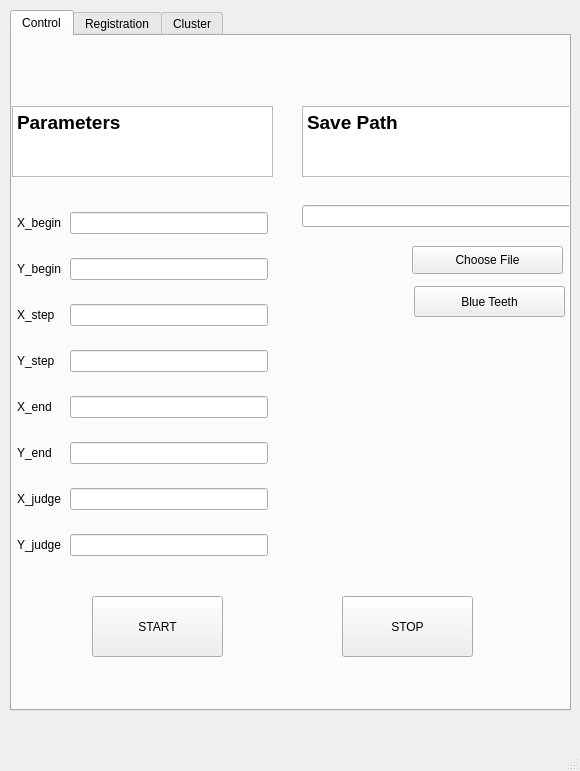
<?xml version="1.0" encoding="UTF-8"?>
<ui version="4.0">
 <class>MainWindow</class>
 <widget class="QMainWindow" name="MainWindow">
  <property name="geometry">
   <rect>
    <x>0</x>
    <y>0</y>
    <width>580</width>
    <height>771</height>
   </rect>
  </property>
  <property name="windowTitle">
   <string>PointCloudManager</string>
  </property>
  <widget class="QWidget" name="centralwidget">
   <widget class="QTabWidget" name="tabWidget">
    <property name="geometry">
     <rect>
      <x>10</x>
      <y>10</y>
      <width>561</width>
      <height>701</height>
     </rect>
    </property>
    <property name="currentIndex">
     <number>0</number>
    </property>
    <widget class="QWidget" name="Control">
     <attribute name="title">
      <string>Control</string>
     </attribute>
     <widget class="QPushButton" name="Stop">
      <property name="geometry">
       <rect>
        <x>330</x>
        <y>560</y>
        <width>131</width>
        <height>61</height>
       </rect>
      </property>
      <property name="text">
       <string>STOP</string>
      </property>
     </widget>
     <widget class="QTextBrowser" name="textBrowser">
      <property name="geometry">
       <rect>
        <x>0</x>
        <y>70</y>
        <width>261</width>
        <height>71</height>
       </rect>
      </property>
      <property name="html">
       <string>&lt;!DOCTYPE HTML PUBLIC &quot;-//W3C//DTD HTML 4.0//EN&quot; &quot;http://www.w3.org/TR/REC-html40/strict.dtd&quot;&gt;
&lt;html&gt;&lt;head&gt;&lt;meta name=&quot;qrichtext&quot; content=&quot;1&quot; /&gt;&lt;style type=&quot;text/css&quot;&gt;
p, li { white-space: pre-wrap; }
&lt;/style&gt;&lt;/head&gt;&lt;body style=&quot; font-family:'SimSun'; font-size:9pt; font-weight:400; font-style:normal;&quot;&gt;
&lt;p style=&quot; margin-top:0px; margin-bottom:0px; margin-left:0px; margin-right:0px; -qt-block-indent:0; text-indent:0px;&quot;&gt;&lt;span style=&quot; font-size:14pt; font-weight:600;&quot;&gt;Parameters &lt;/span&gt;&lt;/p&gt;&lt;/body&gt;&lt;/html&gt;</string>
      </property>
     </widget>
     <widget class="QPushButton" name="Start">
      <property name="geometry">
       <rect>
        <x>80</x>
        <y>560</y>
        <width>131</width>
        <height>61</height>
       </rect>
      </property>
      <property name="text">
       <string>START</string>
      </property>
     </widget>
     <widget class="QWidget" name="formLayoutWidget">
      <property name="geometry">
       <rect>
        <x>0</x>
        <y>160</y>
        <width>261</width>
        <height>381</height>
       </rect>
      </property>
      <layout class="QGridLayout" name="gridLayout_2">
       <property name="sizeConstraint">
        <enum>QLayout::SetNoConstraint</enum>
       </property>
       <property name="leftMargin">
        <number>5</number>
       </property>
       <property name="rightMargin">
        <number>5</number>
       </property>
       <property name="spacing">
        <number>8</number>
       </property>
       <item row="5" column="0">
        <widget class="QLabel" name="label_14">
         <property name="text">
          <string>Y_end</string>
         </property>
        </widget>
       </item>
       <item row="7" column="1">
        <widget class="QLineEdit" name="Yjudge">
         <property name="sizePolicy">
          <sizepolicy hsizetype="Expanding" vsizetype="Fixed">
           <horstretch>0</horstretch>
           <verstretch>0</verstretch>
          </sizepolicy>
         </property>
        </widget>
       </item>
       <item row="1" column="1">
        <widget class="QLineEdit" name="Ybegin"/>
       </item>
       <item row="4" column="1">
        <widget class="QLineEdit" name="Xend"/>
       </item>
       <item row="1" column="0">
        <widget class="QLabel" name="label_15">
         <property name="text">
          <string>Y_begin</string>
         </property>
        </widget>
       </item>
       <item row="5" column="1">
        <widget class="QLineEdit" name="Yend"/>
       </item>
       <item row="3" column="0">
        <widget class="QLabel" name="label_16">
         <property name="text">
          <string>Y_step</string>
         </property>
        </widget>
       </item>
       <item row="6" column="0">
        <widget class="QLabel" name="label_17">
         <property name="text">
          <string>X_judge</string>
         </property>
        </widget>
       </item>
       <item row="0" column="0">
        <widget class="QLabel" name="label_18">
         <property name="text">
          <string>X_begin</string>
         </property>
        </widget>
       </item>
       <item row="4" column="0">
        <widget class="QLabel" name="label_19">
         <property name="text">
          <string>X_end</string>
         </property>
        </widget>
       </item>
       <item row="7" column="0">
        <widget class="QLabel" name="label_20">
         <property name="text">
          <string>Y_judge</string>
         </property>
        </widget>
       </item>
       <item row="2" column="0">
        <widget class="QLabel" name="label_21">
         <property name="text">
          <string>X_step</string>
         </property>
        </widget>
       </item>
       <item row="3" column="1">
        <widget class="QLineEdit" name="Ystep"/>
       </item>
       <item row="6" column="1">
        <widget class="QLineEdit" name="Xjudge"/>
       </item>
       <item row="0" column="1">
        <widget class="QLineEdit" name="Xbegin">
         <property name="text">
          <string/>
         </property>
        </widget>
       </item>
       <item row="2" column="1">
        <widget class="QLineEdit" name="Xstep"/>
       </item>
      </layout>
     </widget>
     <widget class="QTextBrowser" name="textBrowser_2">
      <property name="geometry">
       <rect>
        <x>290</x>
        <y>70</y>
        <width>271</width>
        <height>71</height>
       </rect>
      </property>
      <property name="html">
       <string>&lt;!DOCTYPE HTML PUBLIC &quot;-//W3C//DTD HTML 4.0//EN&quot; &quot;http://www.w3.org/TR/REC-html40/strict.dtd&quot;&gt;
&lt;html&gt;&lt;head&gt;&lt;meta name=&quot;qrichtext&quot; content=&quot;1&quot; /&gt;&lt;style type=&quot;text/css&quot;&gt;
p, li { white-space: pre-wrap; }
&lt;/style&gt;&lt;/head&gt;&lt;body style=&quot; font-family:'SimSun'; font-size:9pt; font-weight:400; font-style:normal;&quot;&gt;
&lt;p style=&quot; margin-top:0px; margin-bottom:0px; margin-left:0px; margin-right:0px; -qt-block-indent:0; text-indent:0px;&quot;&gt;&lt;span style=&quot; font-size:14pt; font-weight:600;&quot;&gt;Save&lt;/span&gt;&lt;span style=&quot; font-size:14pt;&quot;&gt; &lt;/span&gt;&lt;span style=&quot; font-size:14pt; font-weight:600;&quot;&gt;Path&lt;/span&gt;&lt;/p&gt;&lt;/body&gt;&lt;/html&gt;</string>
      </property>
     </widget>
     <widget class="QWidget" name="gridLayoutWidget">
      <property name="geometry">
       <rect>
        <x>290</x>
        <y>160</y>
        <width>271</width>
        <height>41</height>
       </rect>
      </property>
      <layout class="QGridLayout" name="gridLayout">
       <item row="0" column="0">
        <widget class="QLineEdit" name="filePathlineEdit1"/>
       </item>
      </layout>
     </widget>
     <widget class="QPushButton" name="pushButton">
      <property name="geometry">
       <rect>
        <x>400</x>
        <y>210</y>
        <width>151</width>
        <height>28</height>
       </rect>
      </property>
      <property name="text">
       <string>Choose File</string>
      </property>
     </widget>
     <widget class="QPushButton" name="BlueTeeth">
      <property name="geometry">
       <rect>
        <x>402</x>
        <y>250</y>
        <width>151</width>
        <height>31</height>
       </rect>
      </property>
      <property name="text">
       <string>Blue Teeth</string>
      </property>
     </widget>
    </widget>
    <widget class="QWidget" name="Registration">
     <attribute name="title">
      <string>Registration</string>
     </attribute>
     <widget class="QTextBrowser" name="textBrowser_3">
      <property name="geometry">
       <rect>
        <x>0</x>
        <y>10</y>
        <width>561</width>
        <height>71</height>
       </rect>
      </property>
      <property name="html">
       <string>&lt;!DOCTYPE HTML PUBLIC &quot;-//W3C//DTD HTML 4.0//EN&quot; &quot;http://www.w3.org/TR/REC-html40/strict.dtd&quot;&gt;
&lt;html&gt;&lt;head&gt;&lt;meta name=&quot;qrichtext&quot; content=&quot;1&quot; /&gt;&lt;style type=&quot;text/css&quot;&gt;
p, li { white-space: pre-wrap; }
&lt;/style&gt;&lt;/head&gt;&lt;body style=&quot; font-family:'SimSun'; font-size:9pt; font-weight:400; font-style:normal;&quot;&gt;
&lt;p style=&quot; margin-top:0px; margin-bottom:0px; margin-left:0px; margin-right:0px; -qt-block-indent:0; text-indent:0px;&quot;&gt;&lt;span style=&quot; font-size:14pt; font-weight:600;&quot;&gt;Registration Parameters&lt;/span&gt;&lt;/p&gt;&lt;/body&gt;&lt;/html&gt;</string>
      </property>
     </widget>
     <widget class="QWidget" name="formLayoutWidget_2">
      <property name="geometry">
       <rect>
        <x>0</x>
        <y>90</y>
        <width>561</width>
        <height>513</height>
       </rect>
      </property>
      <layout class="QFormLayout" name="formLayout">
       <property name="leftMargin">
        <number>10</number>
       </property>
       <property name="rightMargin">
        <number>10</number>
       </property>
       <item row="0" column="0">
        <widget class="QLabel" name="label_22">
         <property name="font">
          <font>
           <pointsize>14</pointsize>
           <weight>75</weight>
           <bold>true</bold>
          </font>
         </property>
         <property name="text">
          <string>Source</string>
         </property>
        </widget>
       </item>
       <item row="1" column="0">
        <widget class="QLabel" name="label_23">
         <property name="text">
          <string>SourcePath_1</string>
         </property>
        </widget>
       </item>
       <item row="1" column="1">
        <widget class="QLineEdit" name="filePathlineEdit2"/>
       </item>
       <item row="2" column="1">
        <widget class="QPushButton" name="SourcePath_1">
         <property name="text">
          <string>Choose SourcePath_1 File</string>
         </property>
        </widget>
       </item>
       <item row="3" column="0">
        <widget class="QLabel" name="label_24">
         <property name="text">
          <string>SourcePath_2</string>
         </property>
        </widget>
       </item>
       <item row="3" column="1">
        <widget class="QLineEdit" name="filePathlineEdit3"/>
       </item>
       <item row="4" column="0">
        <widget class="QLabel" name="label_5">
         <property name="text">
          <string/>
         </property>
        </widget>
       </item>
       <item row="4" column="1">
        <widget class="QPushButton" name="SourcePath_2">
         <property name="text">
          <string>Choose SourcePath_2 File</string>
         </property>
        </widget>
       </item>
       <item row="5" column="0">
        <widget class="QLabel" name="label_6">
         <property name="text">
          <string>Save Path</string>
         </property>
        </widget>
       </item>
       <item row="5" column="1">
        <widget class="QLineEdit" name="filePathlineEdit5"/>
       </item>
       <item row="6" column="1">
        <widget class="QPushButton" name="savePath">
         <property name="text">
          <string>Choose Save Path</string>
         </property>
        </widget>
       </item>
       <item row="7" column="0">
        <widget class="QLabel" name="label_10">
         <property name="font">
          <font>
           <pointsize>14</pointsize>
           <weight>75</weight>
           <bold>true</bold>
          </font>
         </property>
         <property name="text">
          <string>Threshold</string>
         </property>
        </widget>
       </item>
       <item row="8" column="0">
        <widget class="QLabel" name="label_9">
         <property name="text">
          <string>Threshold</string>
         </property>
        </widget>
       </item>
       <item row="8" column="1">
        <widget class="QLineEdit" name="Threshold"/>
       </item>
       <item row="9" column="0">
        <widget class="QLabel" name="label_4">
         <property name="text">
          <string/>
         </property>
        </widget>
       </item>
       <item row="10" column="0">
        <widget class="QLabel" name="label_12">
         <property name="font">
          <font>
           <pointsize>14</pointsize>
           <weight>75</weight>
           <bold>true</bold>
          </font>
         </property>
         <property name="text">
          <string>Registration</string>
         </property>
        </widget>
       </item>
       <item row="11" column="0">
        <widget class="QLabel" name="label_26">
         <property name="text">
          <string>Distance_multiplier</string>
         </property>
        </widget>
       </item>
       <item row="11" column="1">
        <widget class="QLineEdit" name="Distance_multiplier"/>
       </item>
       <item row="12" column="0">
        <widget class="QLabel" name="label_25">
         <property name="text">
          <string>Voxel_size</string>
         </property>
        </widget>
       </item>
       <item row="12" column="1">
        <widget class="QLineEdit" name="Voxel_size"/>
       </item>
       <item row="13" column="0">
        <widget class="QLabel" name="label_11">
         <property name="text">
          <string>Confidence</string>
         </property>
        </widget>
       </item>
       <item row="13" column="1">
        <widget class="QLineEdit" name="Confidence"/>
       </item>
       <item row="14" column="0">
        <widget class="QLabel" name="label_13">
         <property name="text">
          <string>Iterations</string>
         </property>
        </widget>
       </item>
       <item row="14" column="1">
        <widget class="QLineEdit" name="Iterations"/>
       </item>
       <item row="15" column="0">
        <widget class="QLabel" name="label_27">
         <property name="text">
          <string>Mutual_filter</string>
         </property>
        </widget>
       </item>
       <item row="15" column="1">
        <widget class="QLineEdit" name="Mutual_filter"/>
       </item>
      </layout>
     </widget>
     <widget class="QPushButton" name="registrationStart">
      <property name="geometry">
       <rect>
        <x>220</x>
        <y>610</y>
        <width>111</width>
        <height>51</height>
       </rect>
      </property>
      <property name="text">
       <string>Start</string>
      </property>
     </widget>
    </widget>
    <widget class="QWidget" name="Cluster">
     <attribute name="title">
      <string>Cluster</string>
     </attribute>
     <widget class="QTextBrowser" name="textBrowser_4">
      <property name="geometry">
       <rect>
        <x>0</x>
        <y>10</y>
        <width>561</width>
        <height>71</height>
       </rect>
      </property>
      <property name="html">
       <string>&lt;!DOCTYPE HTML PUBLIC &quot;-//W3C//DTD HTML 4.0//EN&quot; &quot;http://www.w3.org/TR/REC-html40/strict.dtd&quot;&gt;
&lt;html&gt;&lt;head&gt;&lt;meta name=&quot;qrichtext&quot; content=&quot;1&quot; /&gt;&lt;style type=&quot;text/css&quot;&gt;
p, li { white-space: pre-wrap; }
&lt;/style&gt;&lt;/head&gt;&lt;body style=&quot; font-family:'SimSun'; font-size:9pt; font-weight:400; font-style:normal;&quot;&gt;
&lt;p style=&quot; margin-top:0px; margin-bottom:0px; margin-left:0px; margin-right:0px; -qt-block-indent:0; text-indent:0px;&quot;&gt;&lt;span style=&quot; font-size:14pt; font-weight:600;&quot;&gt;Cluster Parameters&lt;/span&gt;&lt;/p&gt;&lt;/body&gt;&lt;/html&gt;</string>
      </property>
     </widget>
     <widget class="QWidget" name="formLayoutWidget_3">
      <property name="geometry">
       <rect>
        <x>0</x>
        <y>120</y>
        <width>561</width>
        <height>123</height>
       </rect>
      </property>
      <layout class="QFormLayout" name="formLayout_2">
       <property name="leftMargin">
        <number>10</number>
       </property>
       <property name="rightMargin">
        <number>10</number>
       </property>
       <item row="0" column="0">
        <widget class="QLabel" name="label">
         <property name="text">
          <string>SourcePath</string>
         </property>
        </widget>
       </item>
       <item row="0" column="1">
        <widget class="QLineEdit" name="filePathlineEdit4"/>
       </item>
       <item row="2" column="0">
        <widget class="QLabel" name="label_2">
         <property name="text">
          <string>EPS</string>
         </property>
        </widget>
       </item>
       <item row="2" column="1">
        <widget class="QLineEdit" name="lineEdit_2"/>
       </item>
       <item row="3" column="0">
        <widget class="QLabel" name="label_3">
         <property name="text">
          <string>Min_points</string>
         </property>
        </widget>
       </item>
       <item row="3" column="1">
        <widget class="QLineEdit" name="lineEdit_3"/>
       </item>
       <item row="1" column="1">
        <widget class="QPushButton" name="SourcePath">
         <property name="text">
          <string>Choose SourcePath File</string>
         </property>
        </widget>
       </item>
      </layout>
     </widget>
     <widget class="QPushButton" name="clusterStart">
      <property name="geometry">
       <rect>
        <x>170</x>
        <y>250</y>
        <width>191</width>
        <height>61</height>
       </rect>
      </property>
      <property name="text">
       <string>Start Cluster</string>
      </property>
     </widget>
    </widget>
   </widget>
  </widget>
  <widget class="QMenuBar" name="menubar">
   <property name="geometry">
    <rect>
     <x>0</x>
     <y>0</y>
     <width>580</width>
     <height>26</height>
    </rect>
   </property>
  </widget>
  <widget class="QStatusBar" name="statusbar"/>
 </widget>
 <resources/>
 <connections>
  <connection>
   <sender>registrationStart</sender>
   <signal>clicked()</signal>
   <receiver>MainWindow</receiver>
   <slot>regStart()</slot>
   <hints>
    <hint type="sourcelabel">
     <x>253</x>
     <y>670</y>
    </hint>
    <hint type="destinationlabel">
     <x>421</x>
     <y>533</y>
    </hint>
   </hints>
  </connection>
  <connection>
   <sender>clusterStart</sender>
   <signal>clicked()</signal>
   <receiver>MainWindow</receiver>
   <slot>clusStart()</slot>
   <hints>
    <hint type="sourcelabel">
     <x>293</x>
     <y>370</y>
    </hint>
    <hint type="destinationlabel">
     <x>439</x>
     <y>303</y>
    </hint>
   </hints>
  </connection>
  <connection>
   <sender>pushButton</sender>
   <signal>clicked()</signal>
   <receiver>MainWindow</receiver>
   <slot>openFile_source1()</slot>
   <hints>
    <hint type="sourcelabel">
     <x>432</x>
     <y>293</y>
    </hint>
    <hint type="destinationlabel">
     <x>498</x>
     <y>241</y>
    </hint>
   </hints>
  </connection>
  <connection>
   <sender>SourcePath_1</sender>
   <signal>clicked()</signal>
   <receiver>MainWindow</receiver>
   <slot>openFile_source2()</slot>
   <hints>
    <hint type="sourcelabel">
     <x>284</x>
     <y>243</y>
    </hint>
    <hint type="destinationlabel">
     <x>135</x>
     <y>219</y>
    </hint>
   </hints>
  </connection>
  <connection>
   <sender>SourcePath_2</sender>
   <signal>clicked()</signal>
   <receiver>MainWindow</receiver>
   <slot>openFile_source3()</slot>
   <hints>
    <hint type="sourcelabel">
     <x>284</x>
     <y>309</y>
    </hint>
    <hint type="destinationlabel">
     <x>136</x>
     <y>289</y>
    </hint>
   </hints>
  </connection>
  <connection>
   <sender>SourcePath</sender>
   <signal>clicked()</signal>
   <receiver>MainWindow</receiver>
   <slot>openFile_source4()</slot>
   <hints>
    <hint type="sourcelabel">
     <x>208</x>
     <y>239</y>
    </hint>
    <hint type="destinationlabel">
     <x>77</x>
     <y>221</y>
    </hint>
   </hints>
  </connection>
  <connection>
   <sender>Start</sender>
   <signal>clicked()</signal>
   <receiver>MainWindow</receiver>
   <slot>sendStart()</slot>
   <hints>
    <hint type="sourcelabel">
     <x>222</x>
     <y>620</y>
    </hint>
    <hint type="destinationlabel">
     <x>248</x>
     <y>646</y>
    </hint>
   </hints>
  </connection>
  <connection>
   <sender>Stop</sender>
   <signal>clicked()</signal>
   <receiver>MainWindow</receiver>
   <slot>stop()</slot>
   <hints>
    <hint type="sourcelabel">
     <x>464</x>
     <y>620</y>
    </hint>
    <hint type="destinationlabel">
     <x>518</x>
     <y>649</y>
    </hint>
   </hints>
  </connection>
  <connection>
   <sender>savePath</sender>
   <signal>clicked()</signal>
   <receiver>MainWindow</receiver>
   <slot>openFile_source5()</slot>
   <hints>
    <hint type="sourcelabel">
     <x>284</x>
     <y>375</y>
    </hint>
    <hint type="destinationlabel">
     <x>134</x>
     <y>356</y>
    </hint>
   </hints>
  </connection>
  <connection>
   <sender>BlueTeeth</sender>
   <signal>clicked()</signal>
   <receiver>MainWindow</receiver>
   <slot>connect_port()</slot>
   <hints>
    <hint type="sourcelabel">
     <x>542</x>
     <y>324</y>
    </hint>
    <hint type="destinationlabel">
     <x>572</x>
     <y>327</y>
    </hint>
   </hints>
  </connection>
 </connections>
 <slots>
  <slot>sendStart()</slot>
  <slot>stop()</slot>
  <slot>regStart()</slot>
  <slot>clusStart()</slot>
  <slot>openFile_source1()</slot>
  <slot>openFile_source2()</slot>
  <slot>openFile_source3()</slot>
  <slot>openFile_source4()</slot>
  <slot>openFile_source5()</slot>
  <slot>connect_port()</slot>
 </slots>
</ui>
